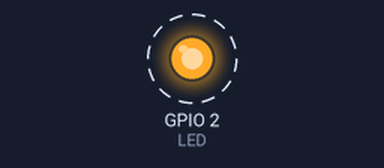
Simulated run of this sketch. Board: ESP32. Shown: output pins drawn as LEDs (lit = HIGH). Dashed ring = blinking. What the sketch prints to the serial monitor is not drawn.

Above: at 0.5 s.
Timing chart, 0 to 4.6 s (numbered marks = the images above):
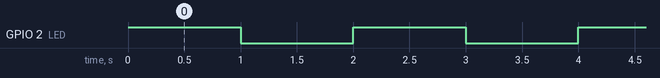

Measured:
- by itself, GPIO 2 (LED): alternates HIGH for 1.0 s and LOW for 1.0 s

The sketch:

ESP32-Test.ino
```cpp
/*************************************************************************************************
                                      PROGRAMMINFO
**************************************************************************************************
Funktion: ESP32 test
**************************************************************************************************
Version: 20.09.2024
**************************************************************************************************
Board:  ESP DEV Module ESP32-2432S028R
https://raw.githubusercontent.com/espressif/arduino-esp32/gh-pages/package_esp32_index.json
**************************************************************************************************
C++ Arduino IDE V2.3.2
**************************************************************************************************
**************************************************************************************************
Librarys

 **************************************************************************************************/


#include <Arduino.h>

#define LED 2

void setup() {
  Serial.begin(115200);
  pinMode(LED, OUTPUT);
}

void loop() {
  digitalWrite(LED, HIGH);
  Serial.println("LED is on");
  delay(1000);
  digitalWrite(LED, LOW);
  Serial.println("LED is off");
  delay(1000);
}
```
